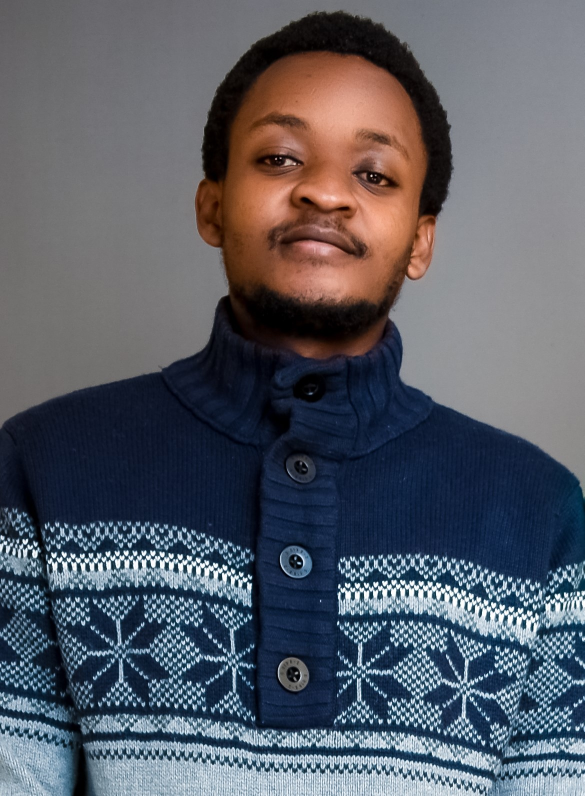
#> input picture imgs/Me1.jpg, 1169 x 1592 px, found by its file name (shown at 1/2 size)
$ python rsize.py
#> lines starting #> are read from the running program, lines starting #| are printed output that depends on the picture
import cv2

# Read the image
image = cv2.imread('/home/kiongobob/Project Based Learning/Kiongo-Bob.github.io/imgs/Me1.jpg')
#> image is the input picture: shape (1592, 1169, 3); mean B, G, R 101, 91.5, 87.6

# Define the new dimensions
new_width = 600
new_height = 800

# Resize the image
resized_image = cv2.resize(image, (new_width, new_height))
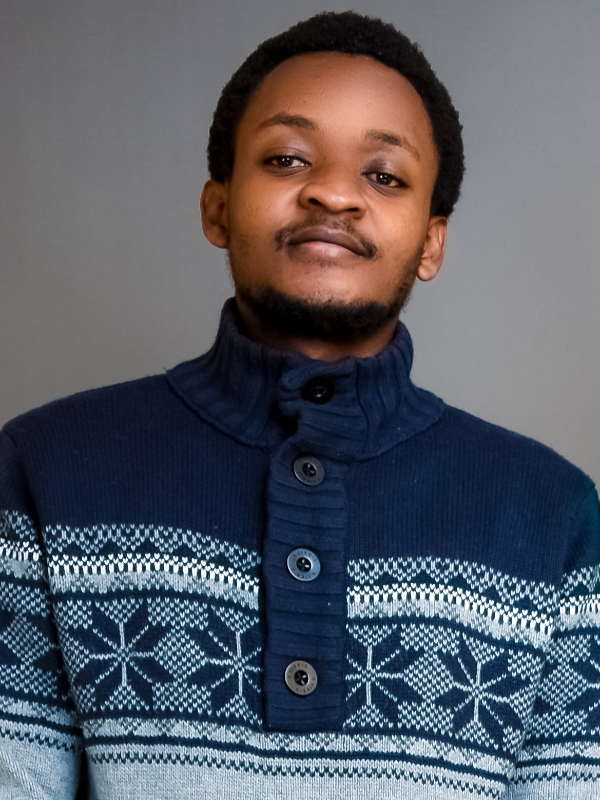
#> resized_image: shape (800, 600, 3); mean B, G, R 100.9, 91.4, 87.4

# Save the resized image
cv2.imwrite('/home/kiongobob/Project Based Learning/Kiongo-Bob.github.io/imgs/Me2.jpg', resized_image)

# Display the original and resized images
cv2.imshow('Resized Image', resized_image)
cv2.waitKey(0)
cv2.destroyAllWindows()

$ run again, with imgs/phone-bg1.jpg copied over imgs/Me1.jpg
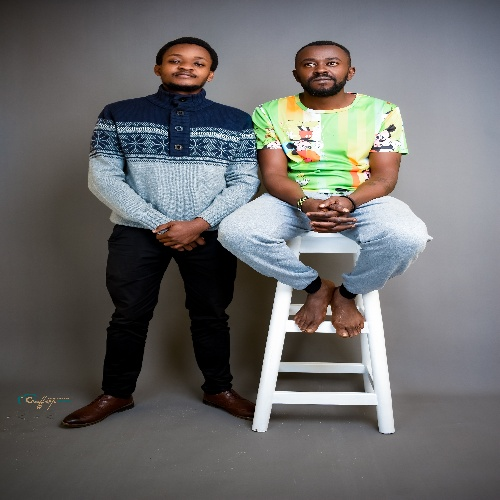
#> input picture imgs/phone-bg1.jpg, 500 x 500 px, found by its file name
#> image is the input picture: shape (500, 500, 3); mean B, G, R 107.6, 107.7, 108.2
#> `resized_image = cv2.resize(image, (new_width, new_height))`:
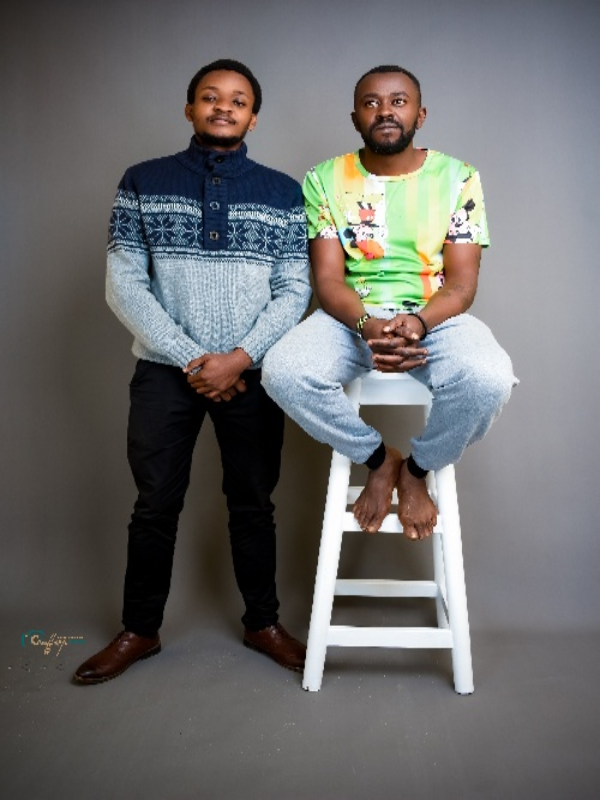
#> resized_image: shape (800, 600, 3); mean B, G, R 107.5, 107.6, 108.1

$ run again, with imgs/user.jpg copied over imgs/Me1.jpg
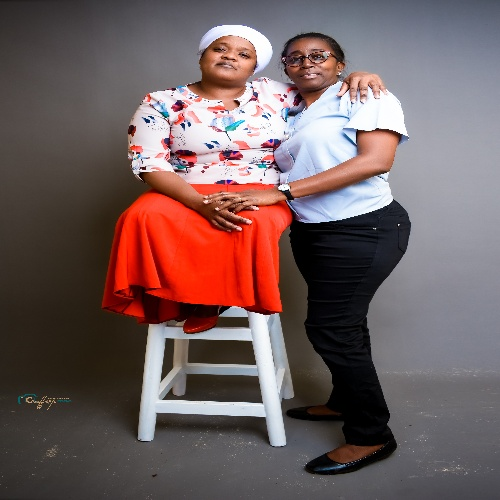
#> input picture imgs/user.jpg, 500 x 500 px, found by its file name
#> image is the input picture: shape (500, 500, 3); mean B, G, R 94.5, 94.7, 114.1
#> `resized_image = cv2.resize(image, (new_width, new_height))`:
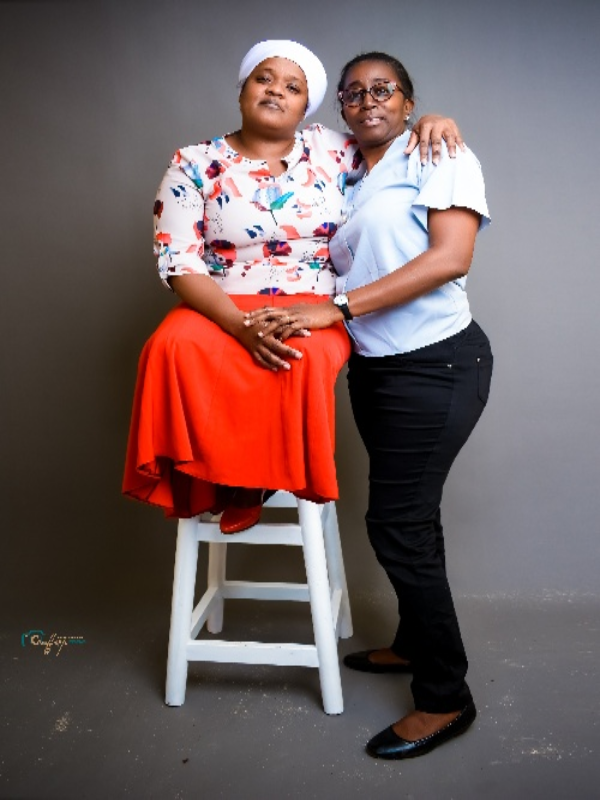
#> resized_image: shape (800, 600, 3); mean B, G, R 94.4, 94.6, 114
